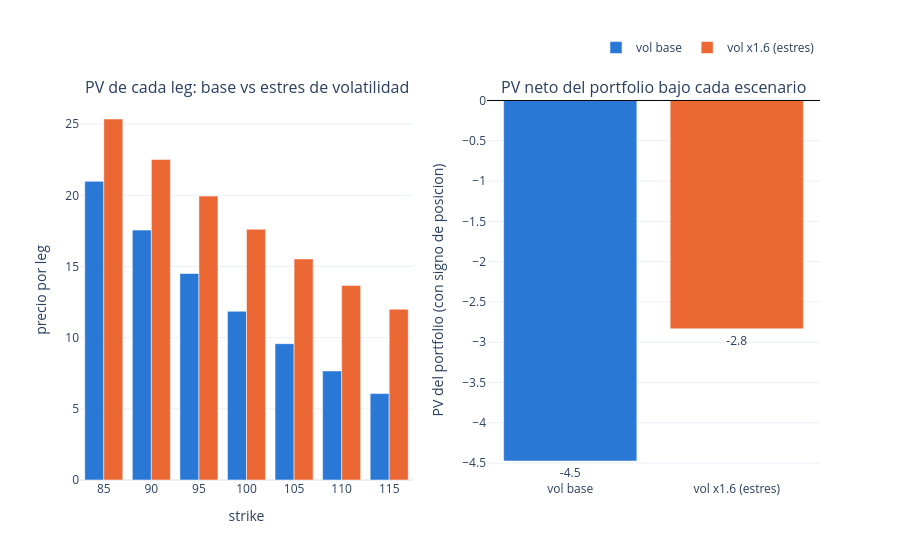

Notebook code for this chart:
### Markdown cell above
## 3. Portfolio de opciones: PV bajo escenarios de mercado (`price_grid`)

Una cesta de calls a distintos strikes se revalora, en una sola rejilla, bajo dos escenarios
de volatilidad (base y estres) -- `price_grid` comparte la simulacion por cada combinacion
`(trade, model, market)`.

### Code cell
strikes = np.array([85.0, 90.0, 95.0, 100.0, 105.0, 110.0, 115.0])
positions = np.array([-1.0, -1.0, 1.0, 2.0, 1.0, -1.0, -1.0])  # mariposa/condor ad-hoc, con signo

portfolio_trades = []
for k in strikes:
    contract = qd.call_leg(OBS, float(k), 1.0, T)  # PLAN_IMPROVE_NOTEBOOK2.md Fase 6
    portfolio_trades.append(qd.PayoffProduct(id=f"PORT_{k:.0f}", contract=contract))

model_base = qd.Gbm(s0=S0, r=R_RATE, q=Q_DIV, sigma=SIGMA, observable=OBS)
model_stress = qd.Gbm(s0=S0, r=R_RATE, q=Q_DIV, sigma=SIGMA * 1.6, observable=OBS)

grid = eng.price_grid(
    portfolio_trades, [model_base, model_stress], [option_market],
    ["PayoffPriceQ", greeks.delta("PayoffPriceQ", "spot")],
    pricing=option_pricing,
)

price_matrix = np.zeros((len(strikes), 2))
delta_matrix = np.zeros((len(strikes), 2))
for cell in grid:
    price_matrix[cell.trade_index, cell.model_index] = cell.measures["PayoffPriceQ"].scalar
    delta_matrix[cell.trade_index, cell.model_index] = cell.measures["Greek"].scalar

portfolio_pv = positions @ price_matrix
portfolio_delta = positions @ delta_matrix

fig = make_subplots(rows=1, cols=2, subplot_titles=(
    "PV de cada leg: base vs estres de volatilidad",
    "PV neto del portfolio bajo cada escenario",
))
fig.add_trace(go.Bar(
    x=[f"{k:.0f}" for k in strikes], y=price_matrix[:, 0], name="vol base",
    marker_color=COLOR_EE, hovertemplate="strike=%{x}<br>precio=%{y:,.2f}<extra>vol base</extra>",
), row=1, col=1)
fig.add_trace(go.Bar(
    x=[f"{k:.0f}" for k in strikes], y=price_matrix[:, 1], name="vol x1.6 (estres)",
    marker_color=COLOR_PFE, hovertemplate="strike=%{x}<br>precio=%{y:,.2f}<extra>vol estres</extra>",
), row=1, col=1)
fig.update_xaxes(title_text="strike", row=1, col=1)
fig.update_yaxes(title_text="precio por leg", row=1, col=1)

fig.add_trace(go.Bar(
    x=["vol base", "vol x1.6 (estres)"], y=portfolio_pv,
    marker_color=[COLOR_EE, COLOR_PFE], showlegend=False,
    text=[f"{v:,.1f}" for v in portfolio_pv], textposition="outside",
    hovertemplate="%{x}<br>PV=%{y:,.2f}<extra></extra>",
), row=1, col=2)
fig.add_hline(y=0.0, line_color="#0b0b0b", line_width=1, row=1, col=2)
fig.update_yaxes(title_text="PV del portfolio (con signo de posicion)", row=1, col=2)

fig.update_layout(
    barmode="group", template="plotly_white",
    legend=dict(orientation="h", yanchor="bottom", y=1.1, xanchor="right", x=1),
)
fig.show()

print(f"PV portfolio (base)   = {portfolio_pv[0]:>10,.2f}   delta neta = {portfolio_delta[0]:>8,.3f}")
print(f"PV portfolio (estres) = {portfolio_pv[1]:>10,.2f}   delta neta = {portfolio_delta[1]:>8,.3f}")

### Figure 1 — Plotly figure (JSON) as saved in the notebook; plotly's stock layout.template omitted (floating-point values rounded to 4 significant figures)
{"data": [{"hovertemplate": "strike=%{x}<br>precio=%{y:,.2f}<extra>vol base</extra>", "marker": {"color": "#2a78d6"}, "name": "vol base", "type": "bar", "x": ["85", "90", "95", "100", "105", "110", "115"], "xaxis": "x", "y": [20.98, 17.56, 14.51, 11.86, 9.579, 7.663, 6.07], "yaxis": "y"}, {"hovertemplate": "strike=%{x}<br>precio=%{y:,.2f}<extra>vol estres</extra>", "marker": {"color": "#eb6834"}, "name": "vol x1.6 (estres)", "type": "bar", "x": ["85", "90", "95", "100", "105", "110", "115"], "xaxis": "x", "y": [25.36, 22.52, 19.95, 17.62, 15.53, 13.66, 12.0], "yaxis": "y"}, {"hovertemplate": "%{x}<br>PV=%{y:,.2f}<extra></extra>", "marker": {"color": ["#2a78d6", "#eb6834"]}, "showlegend": false, "text": ["-4.5", "-2.8"], "textposition": "outside", "type": "bar", "x": ["vol base", "vol x1.6 (estres)"], "xaxis": "x2", "y": [-4.474, -2.834], "yaxis": "y2"}], "layout": {"annotations": [{"font": {"size": 16}, "showarrow": false, "text": "PV de cada leg: base vs estres de volatilidad", "x": 0.225, "xanchor": "center", "xref": "paper", "y": 1.0, "yanchor": "bottom", "yref": "paper"}, {"font": {"size": 16}, "showarrow": false, "text": "PV neto del portfolio bajo cada escenario", "x": 0.775, "xanchor": "center", "xref": "paper", "y": 1.0, "yanchor": "bottom", "yref": "paper"}], "barmode": "group", "legend": {"orientation": "h", "x": 1, "xanchor": "right", "y": 1.1, "yanchor": "bottom"}, "shapes": [{"line": {"color": "#0b0b0b", "width": 1}, "type": "line", "x0": 0, "x1": 1, "xref": "x2 domain", "y0": 0.0, "y1": 0.0, "yref": "y2"}], "xaxis": {"anchor": "y", "domain": [0.0, 0.45], "title": {"text": "strike"}}, "xaxis2": {"anchor": "y2", "domain": [0.55, 1.0]}, "yaxis": {"anchor": "x", "domain": [0.0, 1.0], "title": {"text": "precio por leg"}}, "yaxis2": {"anchor": "x2", "domain": [0.0, 1.0], "title": {"text": "PV del portfolio (con signo de posicion)"}}}}
